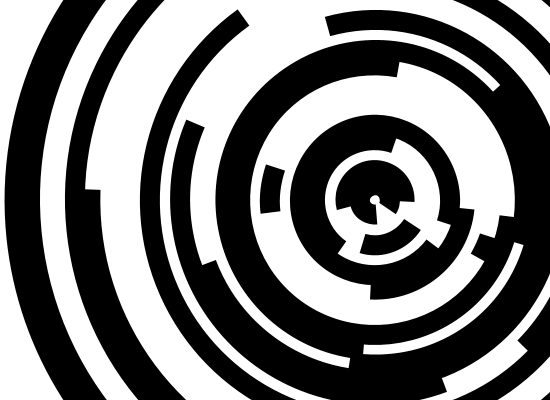
Frame 1 (no input)
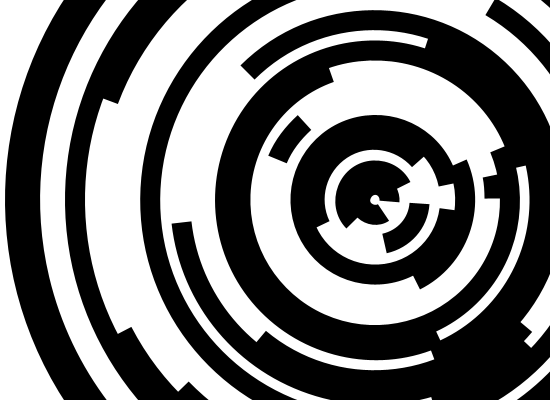
Frame 60 (the mouse pressed at the canvas centre just before this capture)
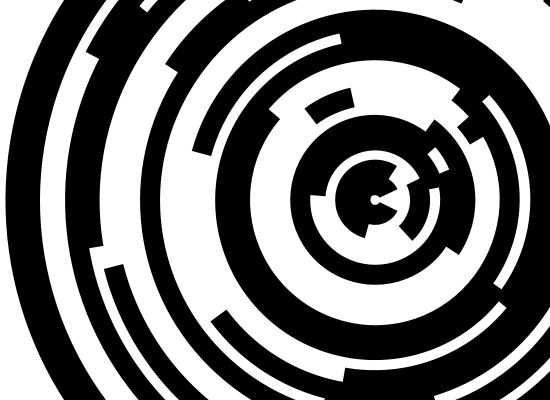
Frame 120 (the mouse held since frame 60 and released just before this capture)

The Processing sketch that drew these frames (run headless with seeded random() and noise(); from frame 60 on, the mouse is pressed at the canvas centre):

// Processing sketch: processing_35709
// ── processing_35709.pde

int numOfArcs = 25;
int strokeWidth = 20;
int rDist = 0;
LightArc lArcsMobile[] = new LightArc[numOfArcs];

void setup(){
  size(550,400);
  noFill();
  smooth();
  strokeWeight(strokeWidth);
  strokeCap(SQUARE);
  for(int i=0;i<numOfArcs;i++){
    rDist = i * 30;
    lArcsMobile[i] = new LightArc(rDist,0);
  }
}

void draw(){
  background(255);
  for(int j = 0; j < numOfArcs; j++){
    lArcsMobile[j].update();
  }
}

class LightArc {
  int randAlph;
  int dia;
  float arcStartDeg;
  float arcStopDeg;
  float arcStartRad;
  float arcStopRad;
  float arcLength;
  int xPos;
  int yPos;
  float speed;
  color arcColour;
  int direction;
  
  LightArc(int tempDia, color c){
    arcStartDeg = random(0,360);
    arcLength = random(0,360);
    arcStopDeg = arcStartDeg + arcLength;
    dia = tempDia;
    arcColour = c;
    direction = round(random(0,1));
    speed = random(0.5,.5);
  }
  
  void update(){
    arcStartRad = radians(arcStartDeg);
    arcStopRad = radians(arcStopDeg);
    stroke(arcColour);
    arc(width/2+100,height/2,dia,dia,arcStartRad,arcStopRad);
    if(direction > 0){
      arcStartDeg+= speed;
      arcStopDeg+= speed;
    } else {
      arcStartDeg-= speed;
      arcStopDeg-= speed;
    }    
  }
}               
